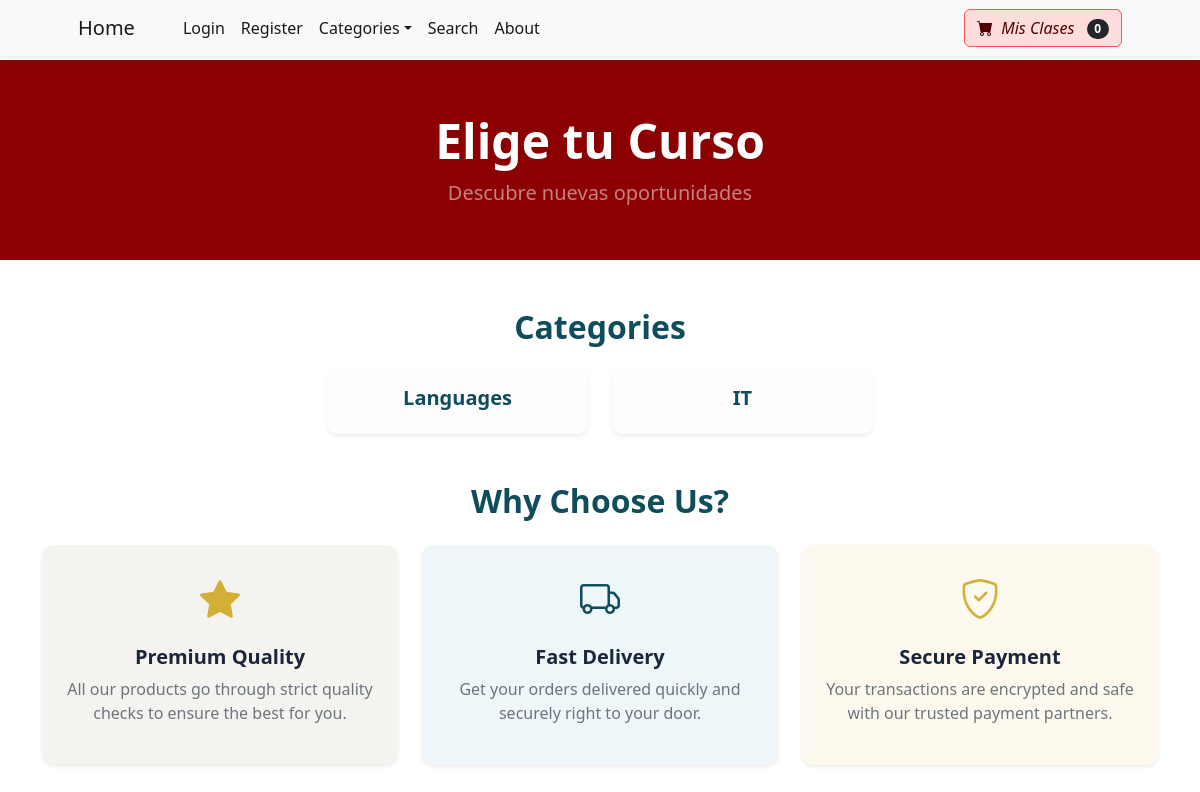
Before: /category_summary/ with the older database file.
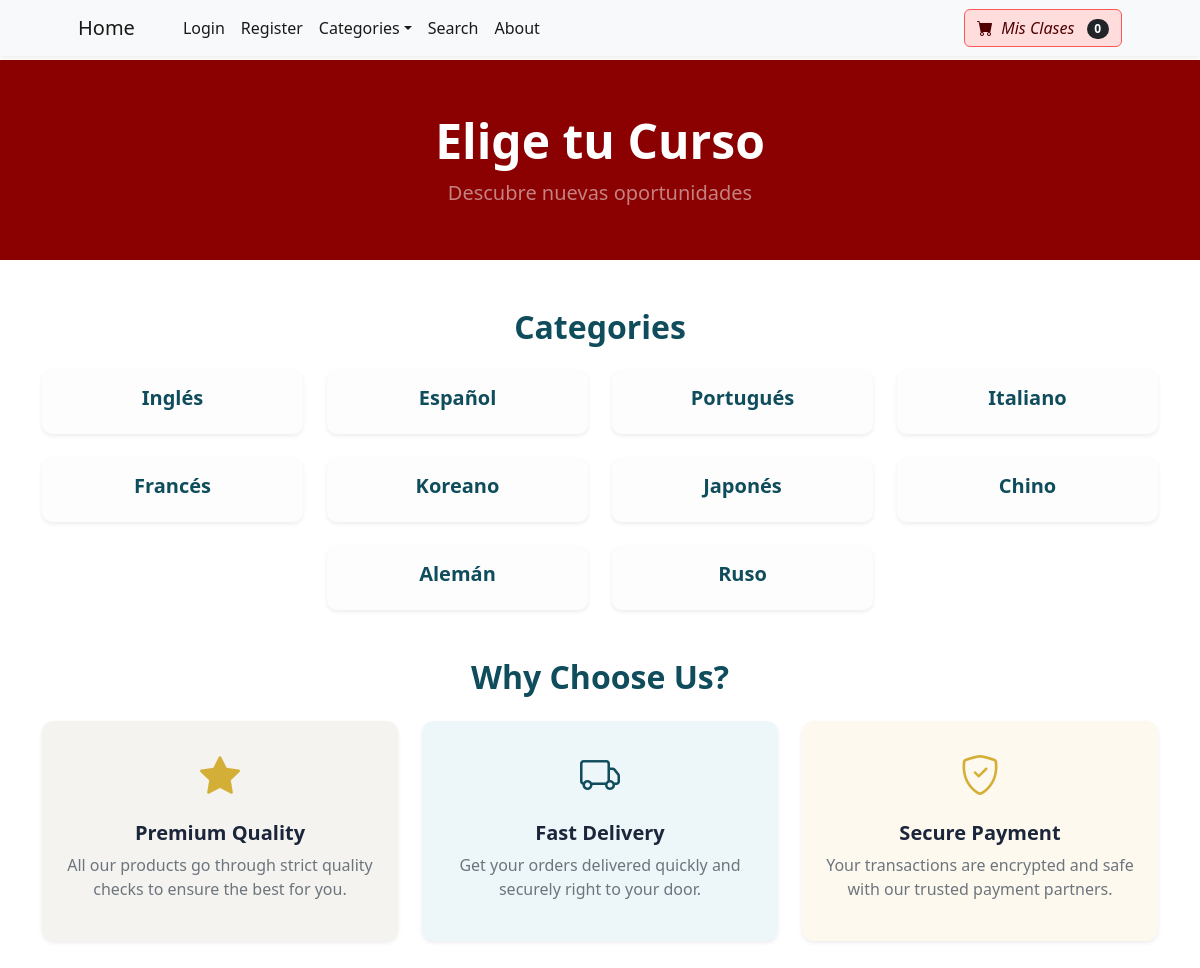
After: the same page with the newer database file.
### store/models.py (models this page shows)
class Category(models.Model):
    name = models.CharField(max_length=50)
    def __str__(self):
        return self.name
    class Meta:
        verbose_name_plural = 'categories'

### store/views.py (the view)
# urls.py: path('category_summary/', views.category_summary, name='category_summary'),
def category_summary(request):
    categories = Category.objects.all()
    return render(request, 'category_summary.html', {"categories":categories})

### cart/cart.py (called while the page is built)
    def __len__(self):
        return len(self.cart)

### cart/context_processors.py (called while the page is built)
def cart(request):
    return {'cart': Cart(request)}

### store/templates/category_summary.html (shortened to what this page needs)
{% extends 'base.html' %}
{% block content %}
<header style="background: radial-gradient(circle, #8b0101 0%, #8b0101 100%) center/cover no-repeat; min-height: 200px;" class="d-flex justify-content-center align-items-center">
  <div class="text-center text-white">
      <h1 class="display-5 fw-bold">Elige tu Curso</h1>
      <p class="lead fw-normal text-white-50 mb-0">Descubre nuevas oportunidades</p>
  </div>
</header>
<div class="container my-5">
    <h2 class="text-center mb-4 fw-bold" style="color: #0f4c5c;">Categories</h2>
    <div class="row justify-content-center g-4">
        {% for category in categories %}
        <div class="col-12 col-sm-6 col-md-4 col-lg-3">
            <a href="{% url 'category' category %}" class="text-decoration-none">
                <div class="card h-100 border-0 shadow-sm"
                     style="border-radius: 10px; background-color: #fdfdfd; transition: all 0.3s;">
                    <div class="card-body text-center">
                        <h5 class="fw-semibold" style="color: #0f4c5c;">{{ category }}</h5>
                    </div>
                </div>
            </a>
        </div>
        {% endfor %}
    </div>
</div>
<div class="container my-5">
    <h2 class="text-center mb-4 fw-bold" style="color: #0f4c5c;">Why Choose Us?</h2>
    <div class="row g-4">
        <div class="col-md-4">
            <div class="card border-0 shadow-sm h-100" style="background-color: #f5f3f0; border-radius: 12px;">
                <div class="card-body text-center p-4">
                    <i class="bi bi-star-fill fs-1" style="color: #d4af37;"></i>
                    <h5 class="mt-3 fw-bold" style="color: #1b263b;">Premium Quality</h5>
                    <p class="text-muted">All our products go through strict quality checks to ensure the best for you.</p>
                </div>
            </div>
        </div>
        <div class="col-md-4">
            <div class="card border-0 shadow-sm h-100" style="background-color: #edf6f9; border-radius: 12px;">
                <div class="card-body text-center p-4">
                    <i class="bi bi-truck fs-1" style="color: #0f4c5c;"></i>
                    <h5 class="mt-3 fw-bold" style="color: #1b263b;">Fast Delivery</h5>
                    <p class="text-muted">Get your orders delivered quickly and securely right to your door.</p>
                </div>
            </div>
        </div>
        <div class="col-md-4">
            <div class="card border-0 shadow-sm h-100" style="background-color: #fef9ef; border-radius: 12px;">
                <div class="card-body text-center p-4">
                    <i class="bi bi-shield-check fs-1" style="color: #d4af37;"></i>
                    <h5 class="mt-3 fw-bold" style="color: #1b263b;">Secure Payment</h5>
                    <p class="text-muted">Your transactions are encrypted and safe with our trusted payment partners.</p>
                </div>
            </div>
        </div>
    </div>
</div>
{% endblock %}

Changed rows visible on the page:
changed Category: name "Languages" → "Inglés"
changed Category: name "IT" → "Español"
added Category: name "Portugués"
added Category: name "Italiano"
added Category: name "Francés"
added Category: name "Koreano"
added Category: name "Japonés"
added Category: name "Chino"
added Category: name "Alemán"
added Category: name "Ruso"
